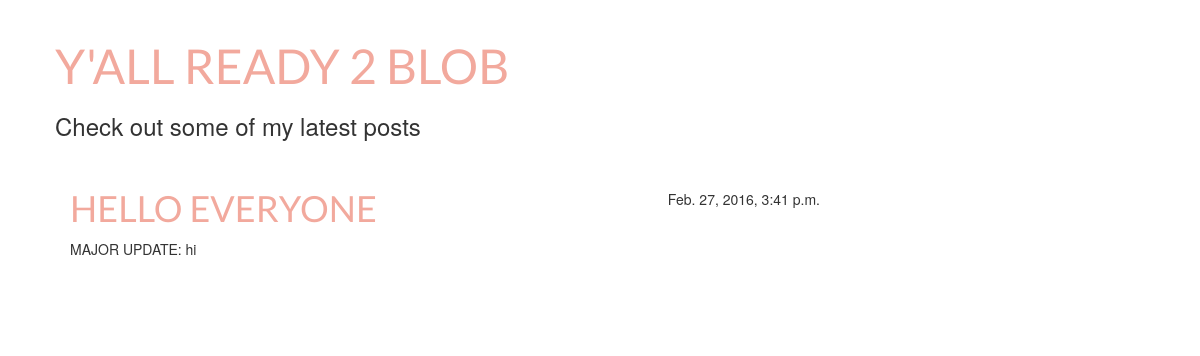
Screenshot of /post/9/ with the database file from the repository.
### blog/models.py (models this page shows, shortened)
class Post(models.Model):
	author = models.ForeignKey('auth.User')
	title = models.CharField(max_length=200)
	text = models.TextField()
	created_date = models.DateTimeField(
		default=timezone.now)
	published_date = models.DateTimeField(
		blank=True, null=True)

### blog/views.py (the view)
# urls.py: url(r'^post/(?P<pk>[0-9]+)/$', views.post_detail, name='post_detail'),
def post_detail(request, pk):
	post = get_object_or_404(Post, pk=pk)
	return render(request, 'blog/post_detail.html', {'post': post})

### blog/templates/blog/post_detail.html (shortened to what this page needs)
{% extends 'blog/base.html' %}
{% block content %}
	<div class="post">
		{% if post.published_date %}
		<div class="date">
			{{ post.published_date }}
		</div>
		{% endif %}
		<h1>{{ post.title }}</h1>
		<p>{{ post.text|linebreaks }}</p>
	</div>
{% endblock %}

### blog/static/css/blog.css (style rules this page uses)
h1, h1 a { color:#F2A99D; font-family:Lato; text-transform: uppercase; }
body { padding-left: 15px; }
.date { float:right; }
.post { margin-bottom:70px; }

### rows the page displays
Post: published_date "Feb. 27, 2016, 3:41 p.m.", title "HELLO EVERYONE", text "MAJOR UPDATE: hi"
